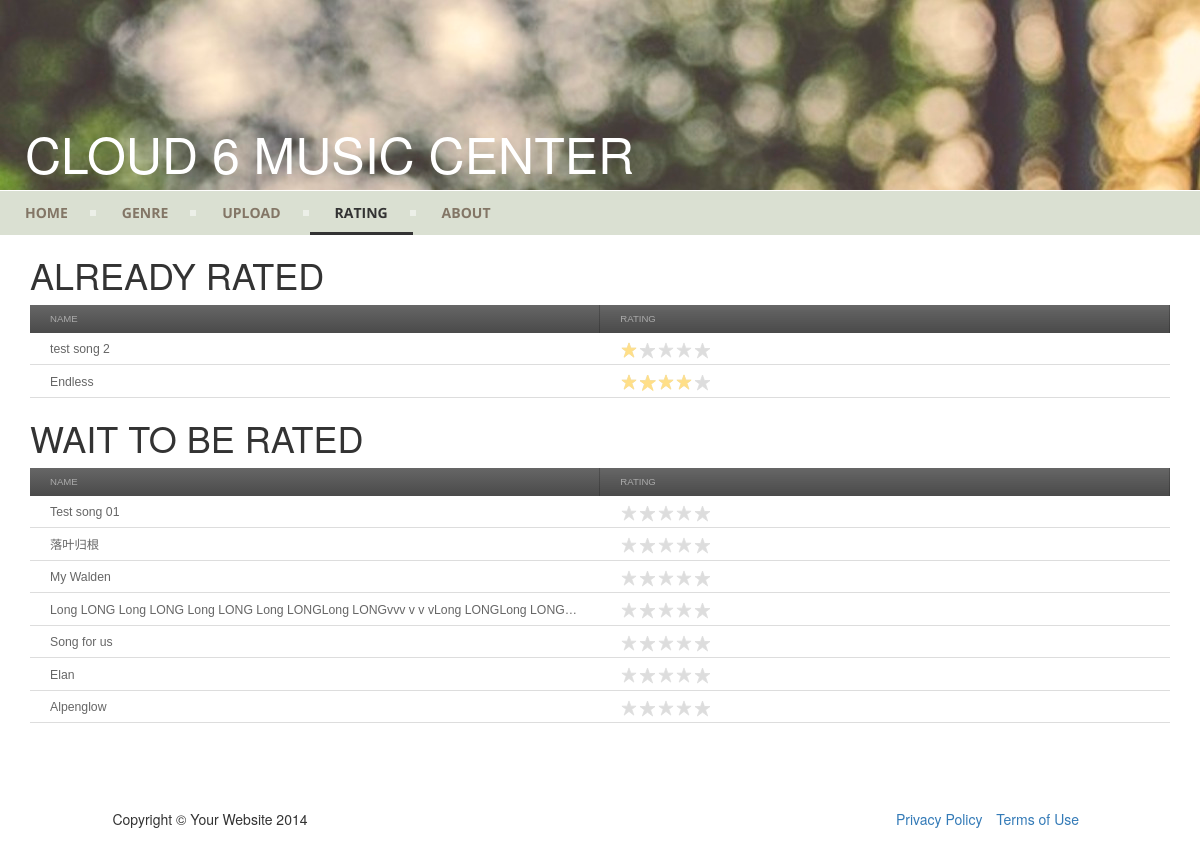
Page /musicbox/rating/ on the committed database.
### musicbox/models.py (models this page shows, shortened)
class Song(models.Model):
    title = models.CharField(_('Title'), max_length=100)
    artist = models.CharField(_('Artist'), max_length=100)
    genre = models.ForeignKey(Genre, null=True)
    year = models.CharField(_('Year'), max_length=4, blank=True)
    publisher = models.CharField(_('Publisher'), max_length=100, blank=True)
    rating = models.IntegerField(_('Rating'),default=0)
    overall_rating = models.IntegerField(_('Overall Rating'),default=0)
    total_rating = models.IntegerField(_('Total Rating'), default=0)
    sumitted_count = models.IntegerField(_('Total Rating Submmited'), default=0)
    play_count = models.IntegerField(_('Play count'), default=0)
    added_date = models.DateTimeField(auto_now_add=True)
    file = models.FileField(upload_to='music', null=True)

### musicbox/views.py (the view)
def ratingList(request):
    recommand_list = Song.objects.all()
    rated_list = Song.objects.exclude(overall_rating=0)#[:10]
    no_rating = Song.objects.filter(overall_rating=0)
    return render(request,'musicbox/rating.html', {
        'rated_list': rated_list,
        'no_rating':no_rating,
        'recommand_list': recommand_list,
        })

### musicbox/templates/musicbox/rating.html (shortened to what this page needs)
{% load staticfiles %}
<!DOCTYPE html>
<html>
<head>
	<link rel="stylesheet" title="rating" href="{% static 'musicbox/scripts/style3.css' %}" />
	<link href="{% static 'musicbox/scripts/agency.css' %}" rel="stylesheet">
	<link href="{% static 'musicbox/scripts/bootstrap.min.css' %}" rel="stylesheet">
</head>
<body>
<div id='sitetitle'>
	<span class='siteheader'>
		<h1>Cloud 6 Music Center</h1>
	</span>
</div>
<div id="header">
	<ul id="menu">
		<li><a href="{% url 'musicbox:home' %}">Home</a></li>
		<li class="current"><a href="{% url 'musicbox:genre' %}">Genre</a></li>
		<li><a href="{% url 'musicbox:upload' %}">Upload</a></li>
		<li class='active'><a href="{% url 'musicbox:rating' %}">Rating</a></li>
		<li class='last'><a href="{% url 'musicbox:about' %}">About</a></li>
	</ul>
</div>
<div class="container">
	<h1>Already Rated</h1>
	<table>
		<thead>
			<tr>
				<th>Name</th>
				<th>Rating</th>
			</tr>
		</thead>
		<tbody>
			{% if rated_list %}
			    {% for music in rated_list %}
				    <tr>
				    	<td><a href="{% url 'musicbox:songDetails' music.id %}">{{ music.title }}</a></td>
				    	<td>
					      {% if music.overall_rating == 4 %}
					      <form action="" class="starRating" method="post">
						    <label for='rating5-{{ forloop.counter }}'>5</label>
					        <label for='rating4-{{ forloop.counter }}'>4</label>
					        <label for='rating3-{{ forloop.counter }}'>3</label>
					        <label for='rating2-{{ forloop.counter }}'>2</label>
					        <label for='rating1-{{ forloop.counter }}'>1</label>
					      </form>
					      {% endif %}
					      {% if music.overall_rating == 1 %}
					      <form action="" class="starRating" method="post">
						    <label for='rating5-{{ forloop.counter }}'>5</label>
					        <label for='rating4-{{ forloop.counter }}'>4</label>
					        <label for='rating3-{{ forloop.counter }}'>3</label>
					        <label for='rating2-{{ forloop.counter }}'>2</label>
					        <label for='rating1-{{ forloop.counter }}'>1</label>
					      </form>
					      {% endif %}
				    	</td>
				    </tr>
				{% endfor %}
			{% else %}
			    <tr><td>There is no any music yet. You can go to UPLOAD and upload your own music. </td></tr>
			{% endif %}
		</tbody>
	</table>
	<h1>Wait to Be Rated</h1>
	<table>
		<thead>
			<tr>
				<th>Name</th>
				<th>Rating</th>
			</tr>
		</thead>
		<tbody>
			{% if no_rating %}
			    {% for no_rating_music in no_rating %}
				    <tr>
				    	<td><a href="{% url 'musicbox:songDetails' no_rating_music.id %}">{{ no_rating_music.title }}</a></td>
				    	<td>
					      <form action="" class="starRating" method="post">
						    <label for='rating5-{{ forloop.counter }}'>5</label>
					        <label for='rating4-{{ forloop.counter }}'>4</label>
					        <label for='rating3-{{ forloop.counter }}'>3</label>
					        <label for='rating2-{{ forloop.counter }}'>2</label>
					        <label for='rating1-{{ forloop.counter }}'>1</label>
					      </form>
				    	</td>
				    </tr>
				{% endfor %}
			{% else %}
			    <tr><td>There is no any music yet. You can go to UPLOAD and upload your own music. </td></tr>
			{% endif %}
		</tbody>
	</table>
</div>
    <footer>
        <div class="container">
            <div class="row">
                <div class="col-md-4">
                    <span class="copyright">Copyright &copy; Your Website 2014</span>
                </div>
                <div class="col-md-4">
                    <ul class="list-inline social-buttons">
                    </ul>
                </div>
                <div class="col-md-4">
                    <ul class="list-inline quicklinks">
                        <li><a href="#">Privacy Policy</a>
                        </li>
                        <li><a href="#">Terms of Use</a>
                        </li>
                    </ul>
                </div>
            </div>
        </div>
    </footer>
</body>
</html>

### musicbox/static/musicbox/scripts/style3.css (style rules this page uses)
body { background-color: #f8f6f4; }
#sitetitle { background-image: url(../images/background.jpg); border-bottom: 1px solid #fff; background-color: #ffffff; padding-top: 5px; }
.container div { margin-top: 20px; }
#header { background: #DAE0D2; width: auto; }
.siteheader h1 { font-family: Montserrat,"Helvetica Neue",Helvetica,Arial,sans-serif; color: #fff; padding: 100px 200px 0 25px; font-size: 50px; }
#header ul { list-style: none; margin: 0; padding: 0; line-height: 1; display: block; zoom: 1; }
#header ul:after { content: " "; display: block; font-size: 0; height: 0; clear: both; visibility: hidden; }
#header ul li { display: inline-block; padding: 0; margin: 0; }
#header ul li a { color: #837666; text-decoration: none; display: block; padding: 15px 25px; font-family: 'Open Sans', sans-serif; font-weight: 700; text-transform: uppercase; font-size: 14px; position: relative; -webkit-transition: color .25s; -moz-transition: color .25s; -ms-transition: color .25s; -o-transition: color .25s; transition: color .25s; }
#header ul li a:after { content: ""; display: block; position: absolute; right: -3px; top: 19px; height: 6px; width: 6px; background: #ffffff; opacity: .5; }
#header ul li a:before { content: ""; display: block; position: absolute; left: 0; bottom: 0; height: 3px; width: 0; background: #333333; -webkit-transition: width .25s; -moz-transition: width .25s; -ms-transition: width .25s; -o-transition: width .25s; transition: width .25s; }
#header ul li.last > a:after, #header ul li:last-child > a:after { display: none; }
#header ul li.active a { color: #333333; }
#header ul li.active a:before { width: 100%; }
table { margin: 0.75em 0; width: 100%; border-collapse: collapse; table-layout: fixed; }
thead { display: table-header-group; vertical-align: middle; border-color: inherit; }
table th { padding: 0.7273em 20px; color: #aaa; font-family: proxnov-bold,arial,sans-serif; font-style: normal; font-weight: normal; text-rendering: optimizeLegibility; -webkit-font-smoothing: antialiased; font-size: 0.6875em; text-transform: uppercase; text-align: left; text-shadow: none; max-width: 260px; background: #666; background-image: linear-gradient(to bottom, #666, #4a4a4a); border-right: 1px solid rgba(0,0,0,0.2); }
table td { padding: 0.643em 20px 0.4286em 20px; color: #666; font-family: proxnov-reg,arial,sans-serif; font-style: normal; font-weight: normal; text-rendering: optimizeLegibility; -webkit-font-smoothing: antialiased; font-size: 0.875em; border-bottom: 1px solid #ddd; white-space: nowrap; text-overflow: ellipsis; overflow: hidden; }
table td a { color: #666; text-decoration: none; }
tr { display: table-row; vertical-align: inherit; border-color: inherit; }
.starRating:not(old) { display : inline-block; width : 7.5em; height : 1.5em; overflow : hidden; vertical-align : bottom; }
.starRating:not(old) > label { display : block; float : right; position : relative; background : url('star-off.svg'); background-size : contain; }
.starRating:not(old) > label:before { content : ''; display : block; width : 1.5em; height : 1.5em; background : url('star-on.svg'); background-size : contain; opacity : 0; transition : opacity 0.2s linear; }

### musicbox/static/musicbox/scripts/agency.css (style rules this page uses)
body { overflow-x:hidden;font-family:"Roboto Slab","Helvetica Neue",Helvetica,Arial,sans-serif }
a,a:hover,a:focus,a:active,a.active { outline:0 }
a { color:#aeb3a8 }
h1,h2,h3,h4,h5,h6 { font-family:Montserrat,"Helvetica Neue",Helvetica,Arial,sans-serif;text-transform:uppercase;font-weight:700 }
footer { padding:25px 0;text-align:center }
footer span.copyright { line-height:40px;font-family:Montserrat,"Helvetica Neue",Helvetica,Arial,sans-serif;text-transform:uppercase;text-transform:none }
footer ul.quicklinks { margin-bottom:0;line-height:40px;font-family:Montserrat,"Helvetica Neue",Helvetica,Arial,sans-serif;text-transform:uppercase;text-transform:none }
ul.social-buttons { margin-bottom:0 }
body { webkit-tap-highlight-color:#aeb3a8 }

### rows in the picture
Song: title "test song 2"
Song: title "Endless"
Song: title "Test song 01"
Song: title "落叶归根"
Song: title "My Walden"
Song: title "Long LONG Long LONG Long LONG Long LONGLong LONGvvv v v vLong LONGLong LONG…"
Song: title "Song for us"
Song: title "Elan"
Song: title "Alpenglow"
